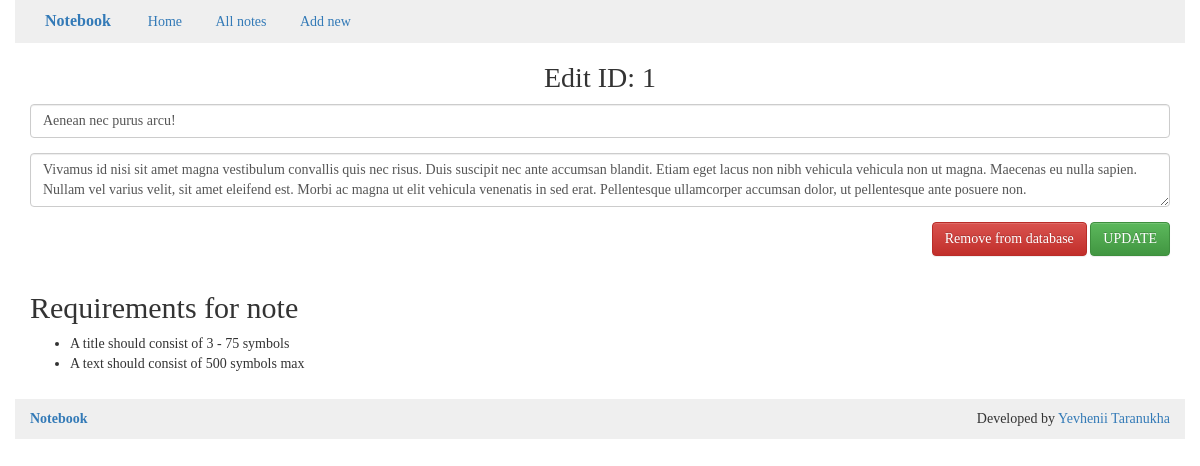
Screenshot of /edit/1 with the database file from the repository.
### tables this page shows
CREATE TABLE `notes` (
  `id` bigint(20) NOT NULL,
  `title` varchar(75) NOT NULL,
  `text` varchar(500) NOT NULL,
  `status` tinyint(10) NOT NULL,
  `dateTime` datetime NOT NULL
);

### src/config/routes.php (called while the page is built)
<?php
return array(
    'null' => 'alert/null',
    'new/save' => 'noteNew/save/',
    'new' => 'noteNew/index',
    'edit/save/([0-9]+)' => 'noteEdit/save/$1',
    'edit/([0-9]+)' => 'noteEdit/index/$1',
    'hide/([0-9]+)' => 'noteDelete/hide/$1',
    'delete/([0-9]+)' => 'noteDelete/delete/$1',
    'note/([0-9]+)' => 'noteShow/view/$1',
    'all' => 'noteShow/indexAll',
    '^$' => 'noteShow/index',
);

### src/index.php (called while the page is built, shortened)
<?php
    require_once ROOT . '/components/Router.php';
    require_once ROOT . '/models/Note.php';
    $router = new Router();
    $router->run();

### src/models/Note.php (called while the page is built, shortened)
<?php
class Note{
    public static function getNoteItemById($id){
        $db = Db::getConnection();
        $result = $db->query(
            'SELECT * '
            . 'FROM notes '
            . 'WHERE id='. $id
        );
        $result -> setFetchMode(PDO::FETCH_ASSOC);
        $notesItem = $result->fetch();
        return $notesItem;
    }
}

### src/views/pages/noteEdit.php (the view)
<?php
require_once ROOT . "/views/layout/header.php";
echo "
                <div class='container'>
                    <div class='row title'>
                        <div class='col-xs-12'><h1>Edit ID: {$noteItem['id']}</h1></div>
                    </div>
                    <div class='row'>
                        <div class='col-lg-12'>
                            <form action='/edit/save/{$noteItem['id']}' method='post'>
                                <div class='form-group'>
                                    <input type='text' name='title'  class='form-control' minlength='3' maxlength='75' value='{$noteItem['title']}' required >
                                </div>
                                <div class='form-group'>
                                    <textarea name='text' class='form-control' maxlength='500' required>{$noteItem['text']}</textarea>
                                </div>
                                <div class='form-group text-right'>
                                    <input type='hidden' name='id' value='{$noteItem['id']}'>
                                    <a href='/delete/{$noteItem ['id']}' class='btn btn-danger'>Remove from database</a>
                                    <input type='submit' class='btn btn-success' value='UPDATE'>
                                </div>
                            </form>
                        </div>
                    </div>
                 </div>
    ";
require_once ROOT . "/views/requirementsNotes.php";
require_once ROOT . "/views/layout/footer.php";

### src/components/Router.php (shortened to what this page needs)
<?php
class Router{
    private $routes;
    public function __construct()
    {
        $routesPath = ROOT . '/config/routes.php';
        $this->routes = include($routesPath);
    }
    private function getURI()
    {
        if(!empty($_SERVER['REQUEST_URI'])){
            return trim($_SERVER['REQUEST_URI'], '/');
        }
    }
    public function run()
    {
        $uri = $this->getURI();
        foreach ($this->routes as $uriPattern => $path){
            if(preg_match("~$uriPattern~", $uri)){
                $internalRoute = preg_replace("~$uriPattern~", $path, $uri);
                $segments = explode('/', $internalRoute);
                $controllerName = array_shift($segments).'Controller';
                $actionName = 'action'.ucfirst(array_shift($segments));
                $param = $segments;
                $controllerObject = new $controllerName;
                $result = call_user_func_array(array($controllerObject, $actionName), $param);
                if ($result != null){
                    break;
                }
            }
         }
    }
}

### src/views/layout/header.php (shortened to what this page needs)
<!DOCTYPE html>
<html lang="en">
<head>
    <link rel="stylesheet" href="https://maxcdn.bootstrapcdn.com/bootstrap/3.3.7/css/bootstrap.min.css">
    <link rel="stylesheet" href="https://maxcdn.bootstrapcdn.com/bootstrap/3.3.7/css/bootstrap-theme.min.css">
    <link rel="stylesheet" href="/src/views/css/main.css">
</head>
    <body>
        <header class="container">
            <div class="row">
                <div class="col-lg-12">
                    <ul class="nav">
                        <li><a href="/" class="logo hidden-xs">Notebook</a></li>
                        <li><a href="/">Home</a></li>
                        <li><a href="/all">All notes</a></li>
                        <li><a href="/new">Add new</a></li>
                    </ul>
                </div>
            </div>
        </header>

### src/views/requirementsNotes.php
<div class="container">
    <div class="row">
        <div class="col-lg-12">
            <h2>Requirements for note</h2>
        </div>
    </div>
    <div class="row">
        <div class="col-lg-12">
             <ul>
                 <li>A title should consist of 3 - 75 symbols</li>
                 <li>A text should consist of 500 symbols max</li>
             </ul>
        </div>
    </div>
</div>

### src/views/layout/footer.php
        <footer class="container">
            <div class="row">
                <div class="col-xs-3">
                    <a href="/" class="logo-footer">Notebook</a>
                </div>
                <div class="text-right copyright col-xs-9">
                    Developed by <a href="https://tzhenia.com" target="_blank">Yevhenii Taranukha</a>
                </div>
            </div>
        </footer>
    </body>
</html>

### src/views/css/main.css (style rules this page uses)
body { font-family: Tahoma; }
header, footer { background: #efefef; }
footer { margin-top: 15px; padding-top:10px; padding-bottom: 10px; }
.nav, .nav li { list-style: none; }
.nav li { display: inline-block; }
.logo-footer { font-weight: 600; }
.logo { font-weight: bold; font-size: 16px; }
.title div h1 { text-align: center; }
h1 { font-size: 28px; }

### rows the page displays
notes: id "1", title "Aenean nec purus arcu!", text "Vivamus id nisi sit amet magna vestibulum convallis quis nec risus. Duis suscipit nec ante accumsan blandit. Etiam eget lacus non nibh vehicula vehicula non ut magna. Maecenas eu nulla sapien. Nullam vel varius velit, sit amet eleifend est. Morbi ac magna ut elit vehicula venenatis in sed erat. Pellentesque ullamcorper accumsan dolor, ut pellentesque ante posuere non."
